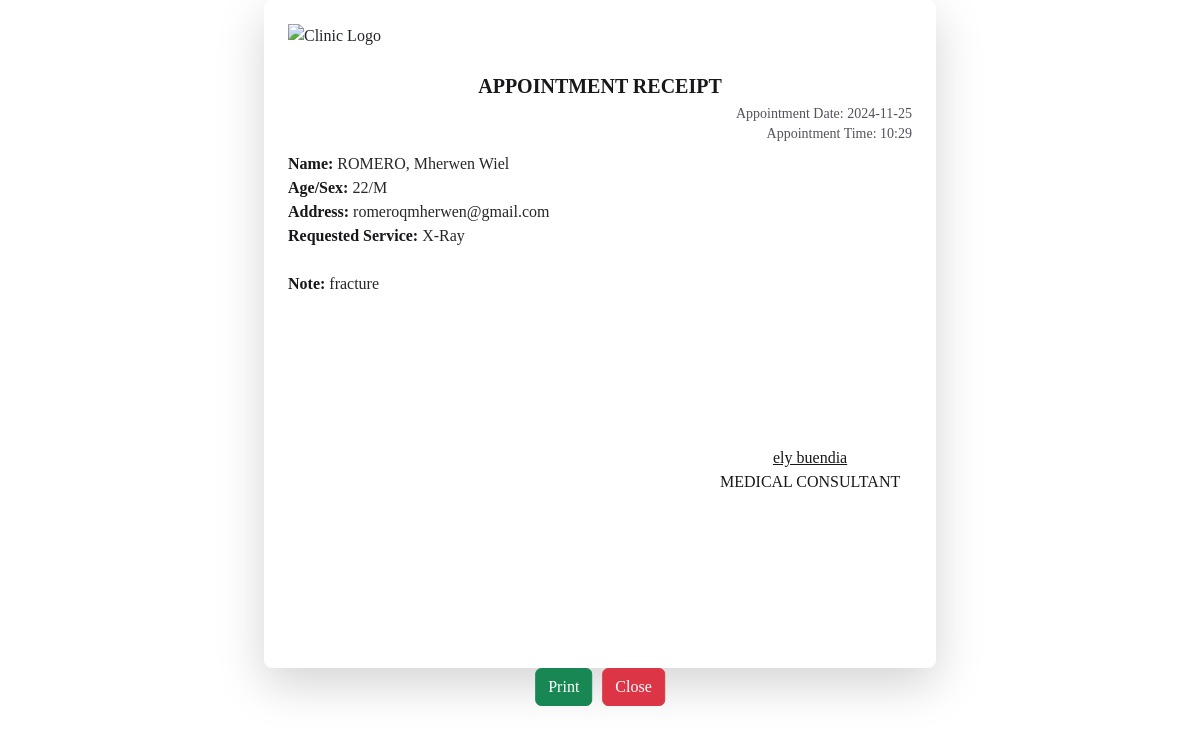
The page /assets/docs/appointment_receipt.php?appointment_id=55 (signed in) on the database as committed earlier.
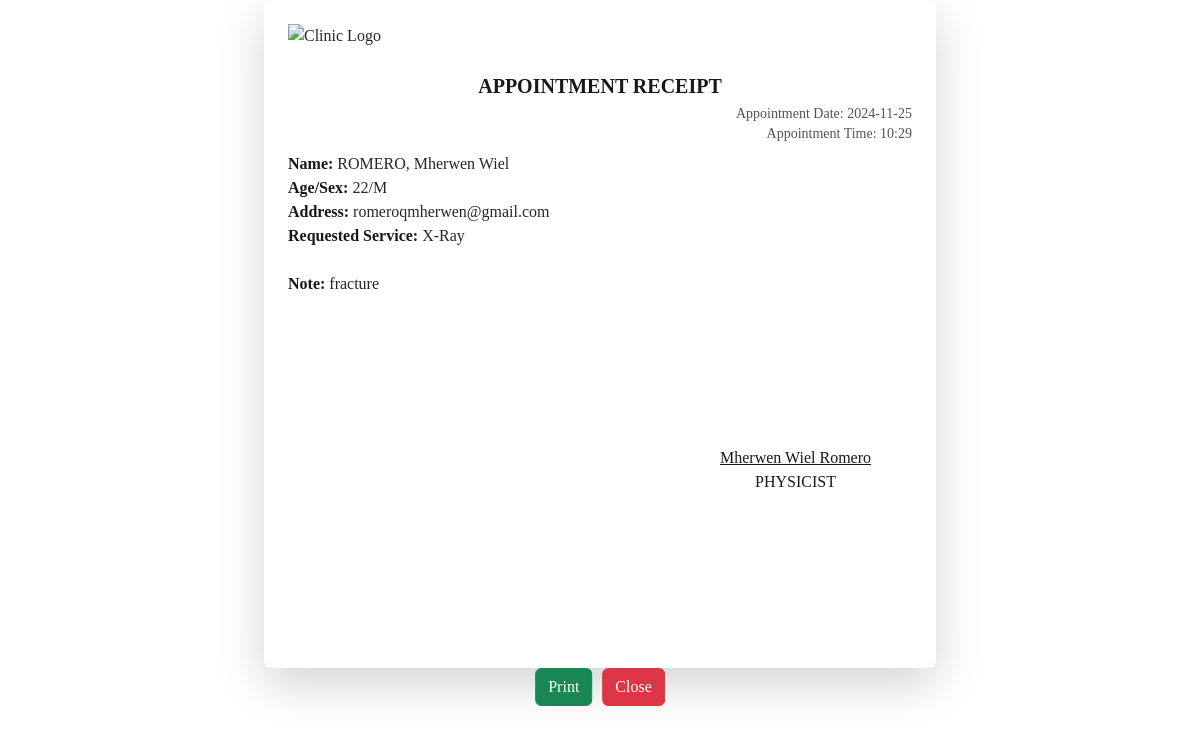
The same page on the database as committed later.
### tables this page shows
CREATE TABLE `doctor` (
  `employee_id` varchar(255) NOT NULL,
  `firstname` varchar(255) NOT NULL,
  `lastname` varchar(255) NOT NULL,
  `username` varchar(255) NOT NULL,
  `email` varchar(255) NOT NULL,
  `password` varchar(255) NOT NULL,
  `profile_img` varchar(255) DEFAULT NULL,
  `department_id` int(11) DEFAULT NULL,
  `date_added` timestamp NOT NULL DEFAULT current_timestamp(),
  `is_archive` tinyint(4) NOT NULL DEFAULT 0,
  PRIMARY KEY (`employee_id`),
  KEY `fk_doctor_department_new` (`department_id`),
  CONSTRAINT `fk_doctor_department_new` FOREIGN KEY (`department_id`) REFERENCES `departments` (`id`) ON DELETE SET NULL
);

CREATE TABLE `departments` (
  `id` int(255) NOT NULL AUTO_INCREMENT,
  `name` varchar(255) NOT NULL,
  `date_added` date NOT NULL DEFAULT current_timestamp(),
  `is_archive` tinyint(4) NOT NULL DEFAULT 0,
  PRIMARY KEY (`id`)
);

### assets/docs/appointment_receipt.php (the view, shortened to what this page needs)
<?php
include 'db.php';
$appointmentId = $_GET['appointment_id'] ?? '';
$queryAppointment = "SELECT * FROM appointment WHERE id = ?";
$stmtAppointment = $pdo->prepare($queryAppointment);
$stmtAppointment->execute([$appointmentId]);
$appointment = $stmtAppointment->fetch(PDO::FETCH_ASSOC);
$appointmentDate = $appointment['appointment_date'];
$appointmentTime = $appointment['appointment_time'];
$appointmentNote = $appointment['medical'];
$serviceName = $pdo->query("SELECT type FROM services WHERE id = " . $appointment['service_id'])->fetchColumn();
$doctorId = $appointment['doctor_id'];
$queryDoctor = "SELECT * FROM doctor WHERE employee_id = ?";
$stmtDoctor = $pdo->prepare($queryDoctor);
$stmtDoctor->execute([$doctorId]);
$doctor = $stmtDoctor->fetch(PDO::FETCH_ASSOC);
$doctorName = '';
$doctorDepartment = '';
$doctorDepartmentId = null;
if ($doctor) {
    $doctorName = $doctor['firstname'] . ' ' . $doctor['lastname'];
    $doctorDepartmentId = $doctor['department_id'];
} else {
    $doctorName = 'No Doctor Assigned';
}
if ($doctorDepartmentId) {
    $queryDepartment = "SELECT name FROM departments WHERE id = ?";
    $stmtDepartment = $pdo->prepare($queryDepartment);
    $stmtDepartment->execute([$doctorDepartmentId]);
    $doctorDepartment = $stmtDepartment->fetchColumn();
}
$email = $_SESSION['user_email'];
$fname = $_SESSION['user_firstname'];
$lname = $_SESSION['user_lastname'];
?>
<!DOCTYPE html>
<html lang="en" id="clearance">
<head>
    <link href="https://cdn.jsdelivr.net/npm/bootstrap@5.3.3/dist/css/bootstrap.min.css" rel="stylesheet">
    <script src="https://cdn.tailwindcss.com?plugins=forms,typography"></script>
</head>
<body>
    <div class="max-w-2xl mx-auto p-6 bg-white rounded-lg shadow-lg dark:bg-zinc-800">
        <div class="flex items-center">
            <img src="../images/triolab_header.png" alt="Clinic Logo" />
        </div>
        <h4 class="text-xl font-bold text-center mt-4 text-zinc-900 dark:text-zinc-100">APPOINTMENT RECEIPT</h4>
        <div class="mt-1 flex justify-end flex-col items-end space-y-0">
            <p class="text-sm text-zinc-600 dark:text-zinc-300">Appointment Date: <?php echo $appointmentDate; ?></p>
            <p class="text-sm text-zinc-600 dark:text-zinc-300">Appointment Time: <?php echo $appointmentTime; ?></p>
        </div>
        <div class="mt-2">
            <p class="font-bold text-zinc-900 dark:text-zinc-100">Name: <span class="font-normal text-zinc-800 dark:text-zinc-300"><?php echo strtoupper($lname) . ', ' . ucfirst($fname); ?></span></p>
            <p class="font-bold text-zinc-900 dark:text-zinc-100">Age/Sex: <span class="font-normal text-zinc-800 dark:text-zinc-300">22/M</span></p>
            <p class="font-bold text-zinc-900 dark:text-zinc-100">Address: <span class="font-normal text-zinc-800 dark:text-zinc-300"><?php echo $email; ?></span></p>
            <p class="font-bold text-zinc-900 dark:text-zinc-100">Requested Service: <span class="font-normal text-zinc-800 dark:text-zinc-300"><?php echo $serviceName; ?></span></p>
            <p class="font-bold text-zinc-900 dark:text-zinc-100 mt-4">Note: <span class="font-normal text-zinc-800 dark:text-zinc-300"><?php echo $appointmentNote; ?></span></p>
        </div>
        <div class="row">
            <div class="col-8">
            </div>
            <div class="col-auto">
                <div class="mt-6" style="margin: 150px 0; display: flex; flex-direction: column; align-items: center; justify-content: center; text-align: center;">
                    <p class="text-zinc-900 dark:text-zinc-100"><ins><?php echo $doctorName ?></ins></p>
                    <p class="text-zinc-900 dark:text-zinc-100"><?= $doctorDepartment ?></p>
                </div>
            </div>
        </div>
    </div>
    <div class="action-buttons noprint">
        <button type="button" class="btn btn-success" onclick="window.print()">Print</button>
        <button type="button" class="btn btn-danger" onclick="window.history.back()">Close</button>
    </div>
</body>
</html>

Rows that differ between the two databases and show on the page:
removed doctor: doctorName "ely buendia"
no longer on this page (row unchanged): departments: name "MEDICAL CONSULTANT"
now on this page (row edited): doctor: doctorName "Mherwen Wiel Romero"
now on this page (row unchanged): departments: name "PHYSICIST"
